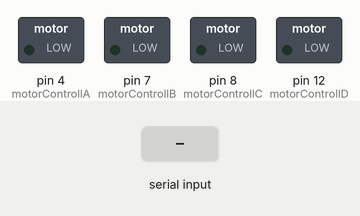
Bench run of a sketch on a simulated Arduino Uno, built with avr-gcc and run on an emulated ATmega328P. On the bench: switched loads named in the sketch (green lamp = pin HIGH). The test bench sets the inputs (shaded band). What the sketch prints to the serial monitor is not drawn.

Above: at 1.2 s.
1.3 s: "B" received over Serial
At 2.7 s:
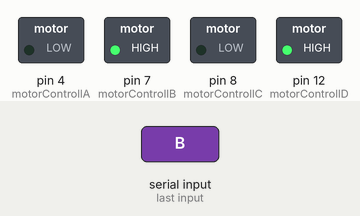
Timing chart, 0 to 4.3 s (numbered marks = the images above; inputs shaded):
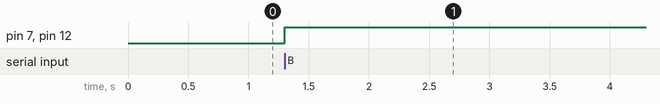

Measured:
- after the input at 1.3 s, pin 7 (motorControllB), pin 12 (motorControllD): LOW → HIGH at once

The sketch:

backward_motor.ino
```cpp
int motorControllA = 4;
int motorControllB = 7;

int motorControllC = 8;
int motorControllD = 12;


void setup() {
  // put your setup code here, to run once:
  Serial.begin(9600);
  Serial.println(">> START<<");

  pinMode(motorControllA, OUTPUT);
  pinMode(motorControllB, OUTPUT);
  pinMode(motorControllC, OUTPUT);
  pinMode(motorControllD, OUTPUT);

}

void loop() {
  if(Serial.available() > 0)
  {
    char data;
    data = Serial.read();
    Serial.write(Serial.read());

    switch (data)
    {


      case 'B': //REVERSE
          digitalWrite(motorControllA, LOW);
          digitalWrite(motorControllB, HIGH);
          digitalWrite(motorControllC, LOW);
          digitalWrite(motorControllD, HIGH);


        break;


    }
  }
}
```
